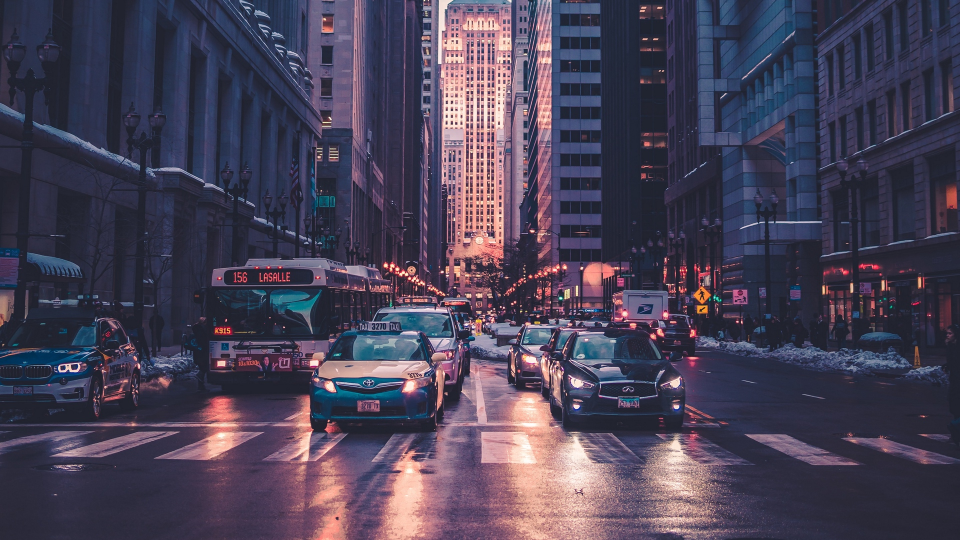
#> input picture picture.jpg, 1920 x 1080 px (shown at 1/2 size)
$ python mirror.py
#> lines starting #> are read from the running program, lines starting #| are printed output that depends on the picture
import cv2

img = cv2.imread('picture.jpg')
#> img is the input picture: shape (1080, 1920, 3); mean B, G, R 86.3, 66.1, 73
width = 1920-1
height = 1080-1
for i in range(height//2):
    for j in range(width):
        img[i][j] = img[height-i][j]
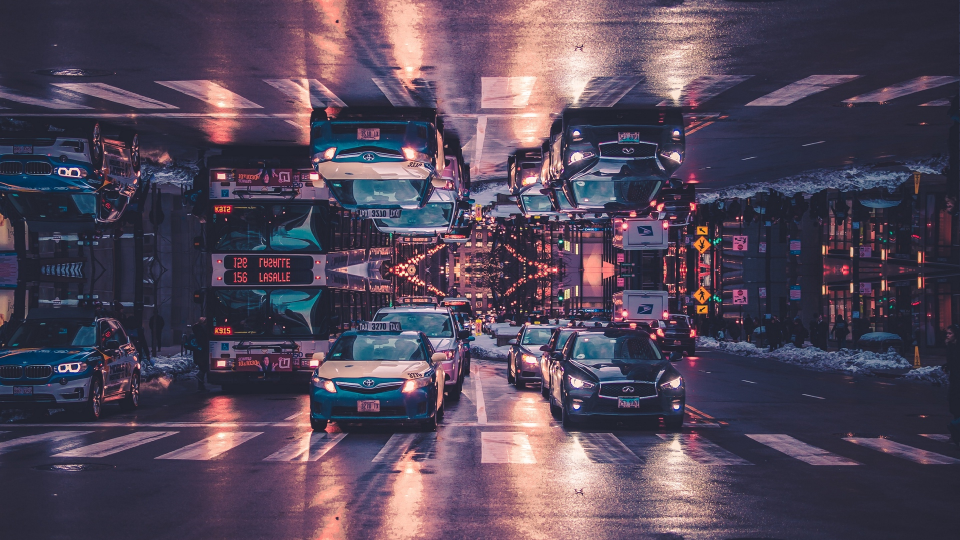
#> img: shape (1080, 1920, 3) (shown at 1/2 size); mean B, G, R 89, 71.5, 83.5

cv2.imwrite('picture1.jpg', img)
